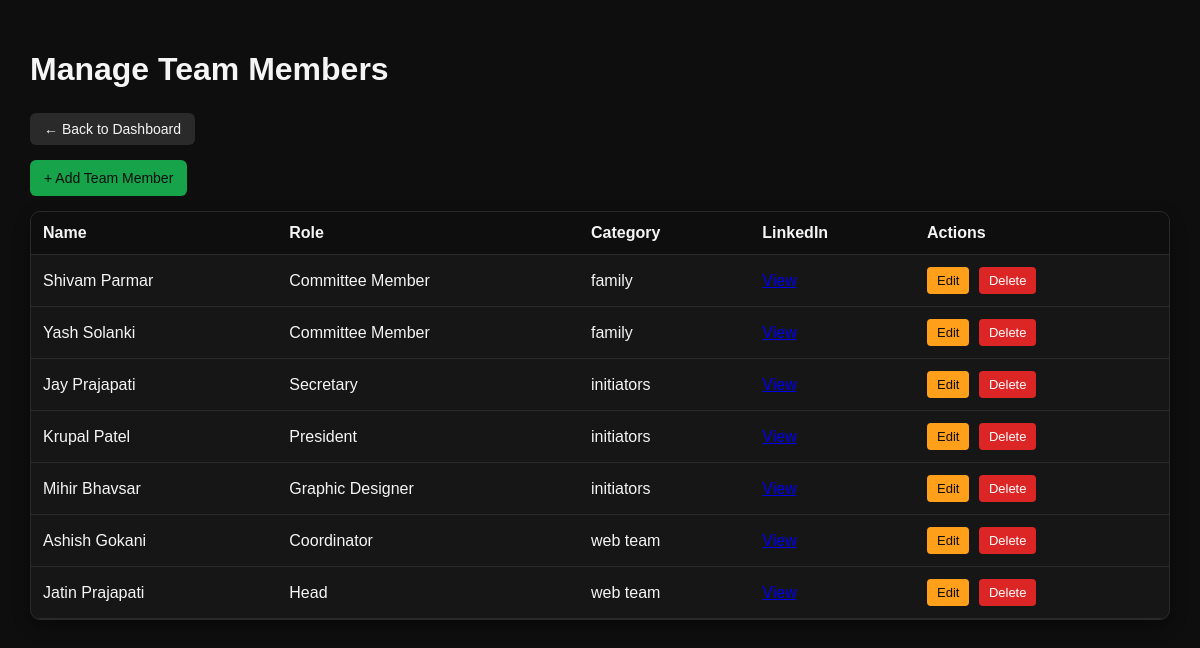
Page /admin/team/list.php (signed in) on the committed database.
### tables this page shows
CREATE TABLE `team` (
  `id` int(11) NOT NULL,
  `name` varchar(100) NOT NULL,
  `role` varchar(100) NOT NULL,
  `category` varchar(50) NOT NULL,
  `image` varchar(255) NOT NULL,
  `linkedin_url` varchar(255) NOT NULL
);

### admin/team/list.php (the view, shortened to what this page needs)
<?php
require_once "../../config/db.php";
try {
    $stmt = $conn->prepare("SELECT * FROM team ORDER BY category, name");
    $stmt->execute();
    $result = $stmt->get_result();
} catch (Exception $e) {
    die("Error fetching team members");
}
?>
<!DOCTYPE html>
<html lang="en">
<head>
    <link rel="stylesheet" href="../../assets/css/admin.css">
</head>
<body>
<div class="dashboard-container">
    <h1 class="dashboard-title">Manage Team Members</h1>
    <a href="../dashboard.php" class="back-btn">← Back to Dashboard</a>
    <div class="top-actions">
        <a href="add.php" class="primary-btn">+ Add Team Member</a>
    </div>
    <div class="table-wrapper">
        <table>
            <thead>
                <tr>
                    <th>Name</th>
                    <th>Role</th>
                    <th>Category</th>
                    <th>LinkedIn</th>
                    <th>Actions</th>
                </tr>
            </thead>
            <tbody>
            <?php if ($result->num_rows > 0) : ?>
                <?php while ($member = $result->fetch_assoc()) : ?>
                    <tr>
                        <td><?= htmlspecialchars($member['name']) ?></td>
                        <td><?= htmlspecialchars($member['role']) ?></td>
                        <td><?= htmlspecialchars($member['category']) ?></td>
                        <td>
                            <a href="<?= htmlspecialchars($member['linkedin_url']) ?>"
                               target="_blank">View</a>
                        </td>
                        <td>
                            <a href="edit.php?id=<?= $member['id'] ?>" class="action-btn edit">
                                Edit
                            </a>
                            <a href="delete.php?id=<?= $member['id'] ?>"
                               class="action-btn delete"
                               onclick="return confirm('Are you sure you want to delete this member?');">
                                Delete
                            </a>
                        </td>
                    </tr>
                <?php endwhile; ?>
            <?php else : ?>
                <tr>
                    <td colspan="5">No team members found.</td>
                </tr>
            <?php endif; ?>
            </tbody>
        </table>
    </div>
</div>
</body>
</html>

### assets/css/admin.css (style rules this page uses)
* { box-sizing: border-box; font-family: Arial, sans-serif; }
body { margin: 0; background-color: #0E0E0E; color: #F5F5F5; }
.dashboard-container { padding: 30px; }
.dashboard-title { color: #F5F5F5; margin-bottom: 25px; }
.top-actions { margin-bottom: 15px; }
.primary-btn { background-color: #16A34A; color: #0E0E0E; padding: 10px 14px; border-radius: 6px; text-decoration: none; font-size: 14px; display: inline-block; }
.action-btn { padding: 6px 10px; border-radius: 4px; text-decoration: none; font-size: 13px; margin-right: 5px; display: inline-block; }
.action-btn.edit { background-color: #FF9F1A; color: #0E0E0E; }
.action-btn.delete { background-color: #DC2626; color: #ffffff; }
.table-wrapper { overflow-x: auto; background: #161616; border-radius: 10px; border: 1px solid #2A2A2A; box-shadow: 0 6px 15px rgba(0,0,0,0.4); }
table { width: 100%; border-collapse: collapse; }
thead { background-color: #0E0E0E; color: #F5F5F5; }
th, td { padding: 12px; text-align: left; border-bottom: 1px solid #2A2A2A; }
.back-btn { display: inline-block; margin-bottom: 15px; background-color: #2A2A2A; color: #F5F5F5; padding: 8px 14px; border-radius: 6px; text-decoration: none; font-size: 14px; }

### rows in the picture
team: name "Shivam Parmar", role "Committee Member", category "family"
team: name "Yash Solanki", role "Committee Member", category "family"
team: name "Jay Prajapati", role "Secretary", category "initiators"
team: name "Krupal Patel", role "President", category "initiators"
team: name "Mihir Bhavsar", role "Graphic Designer", category "initiators"
team: name "Ashish Gokani", role "Coordinator", category "web team"
team: name "Jatin Prajapati", role "Head", category "web team"
